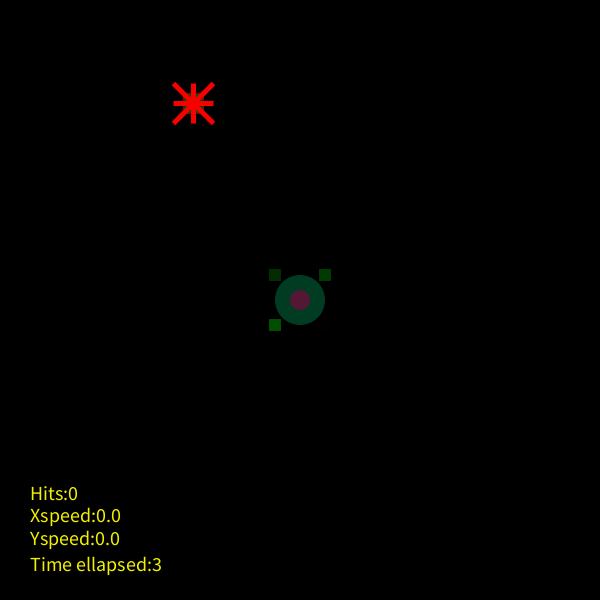
Frame 1 (no input)
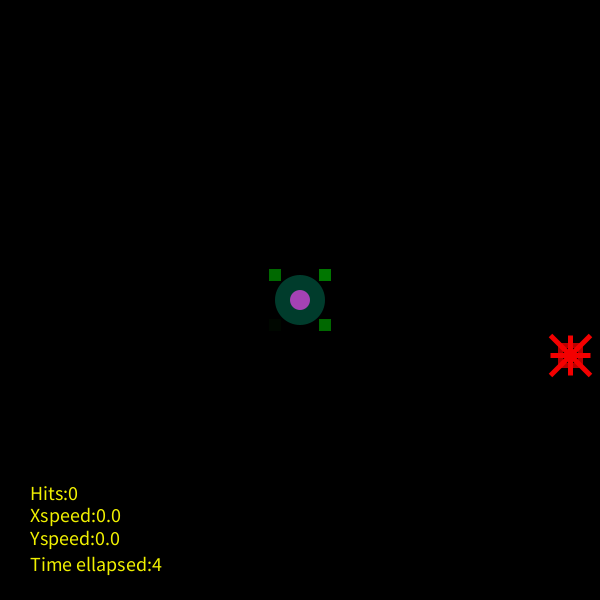
Frame 60 (the mouse pressed at the canvas centre just before this capture)
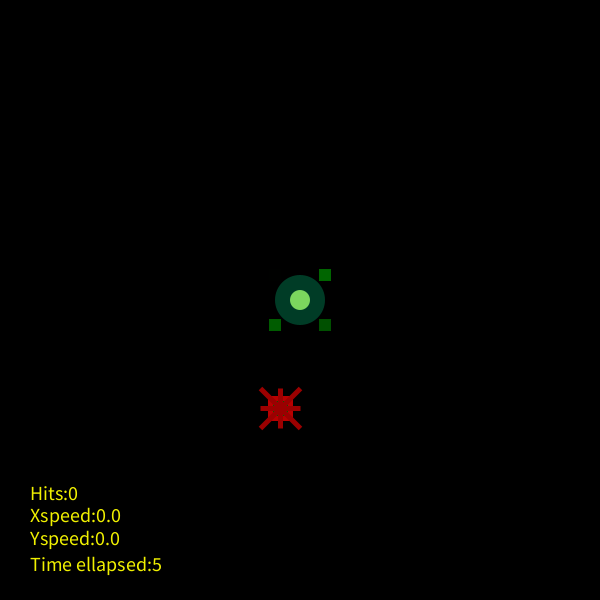
Frame 120 (the mouse held since frame 60 and released just before this capture)

The Processing sketch that drew these frames (run headless with seeded random() and noise(); from frame 60 on, the mouse is pressed at the canvas centre):

// Processing sketch: processing_40518
// ── processing_40518.pde

//hw8 CMU 48-757 
//copywrite Zack Jacobson-Weaver 2011
float bgx,bgy,ggx,ggy,rectSize,circleSize,deltabgX,deltabgY, deltaggX, deltaggY, distggX,distggY,
collide;
color col;
color txt;
int hits;

void setup()
{
  size (600,600); 
  ggy=height/2;
  ggx=width/2;
  bgx=random (300);
  bgy=random (400);
  deltaggX=0;
  deltaggY=0;
  deltabgX=random(8,30);
  deltabgY=random(8,30);
  col = color(random(256), random (256), random(256));
  circleSize = width/3;
  rectSize = width/5;
  frameRate(60);
  hits = 0;  
  noCursor();
  smooth();
  txt = color(240,240,0);
  
  
}

void draw()
{
  gameBoard();
  
  drawGoodguy(ggx,ggy,50);
  
  moveGoodguy();
  
  collisionGb();
  
  drawBadguy(bgx,bgy,40);
  
  moveBadguy();
  
  saveGoodguy();
  
  stats();
}



void drawGoodguy(float ggx, float ggy, int circleSize)
{
  ellipseMode(CENTER);
  noStroke();
  fill(col,256,random(256),60);
  ellipse(ggx, ggy, circleSize, circleSize);
  noStroke();
  fill(random(256),random(256),random(256));
  ellipse(ggx,ggy,circleSize/2.5, circleSize/2.5);
  
  rectMode(CENTER);
  fill(col,random(128),col);
  rect(ggx+circleSize/2, ggy+circleSize/2, circleSize/4, circleSize/4);
  fill(col,random(128),col);
  rect(ggx-circleSize/2, ggy-circleSize/2, circleSize/4, circleSize/4);
  fill(col,random(128),col);
  rect(ggx+circleSize/2, ggy-circleSize/2, circleSize/4, circleSize/4);
  fill(col,random(128),col);
  rect(ggx-circleSize/2, ggy+circleSize/2, circleSize/4, circleSize/4);
}



void drawBadguy (float bgx, float bgy, float rectSize)
{
  rectMode(CENTER);
  stroke(random (128,255), col, col);
  rect(bgx, bgy, rectSize/2, rectSize/2);
  
  strokeWeight(5);
  strokeCap(SQUARE);
  stroke(random (128,255), col, col);
  line(bgx - rectSize/2, bgy - rectSize/2, bgx + rectSize/2, bgy+rectSize/2);
  line(bgx + rectSize/2, bgy - rectSize/2, bgx - rectSize/2, bgy +rectSize/2);
  line(bgx, bgy - rectSize/2, bgx, bgy +rectSize/2);
  line(bgx + rectSize/2, bgy, bgx - rectSize/2, bgy);
}


void moveGoodguy()
{
  ggx = ggx + deltaggX;
  ggy = ggy + deltaggY;
}


void moveBadguy()
{
  bgx = bgx + deltabgX;
  
    if (bgx > width + rectSize/8)
    {
       deltabgX = - deltabgX;
    }
  
    if (bgx <   - rectSize/8)
    {
       deltabgX = -deltabgX;
    }
  
  bgy = bgy + deltabgY;
  
    if (bgy > height + rectSize/8)
    {
       deltabgY = - deltabgY;
    }
  
    if (bgy <   - rectSize/8)
    {
       deltabgY = -deltabgY;
    }
}


void saveGoodguy()
{
    if (abs (ggy) > height*3 || abs (ggx) > width*3)
    {
      textAlign(CENTER);
      textSize(width/20);
      fill(txt);
      text("Lost it. WAY TO GO!",width/2,height/2);
      text("Hit the Space Bar, dummy.",width/2, height/1.8);
    }
}

void collisionGb()
{
  collide = dist(ggx,ggy,bgx,bgy);
  
    if (collide < 30)
    {
      background(0,0,255);
      textAlign(CENTER);
      fill(txt);
      textSize(width/4);
      text("BANG", ggx, ggy);
      fill(255,0,0);
      textSize(width/3.9);
      text("BANG", ggx, ggy);
      hits = hits + 1;
      bgx = random(122);
      bgy = random(255);
      deltabgX = random(8,30);
      deltabgY = random(8,30);
    }
}

void stats()
{
  
    textAlign(LEFT);
    textSize(width/30);
    fill(txt);
    text("Hits:" + hits, width/20,height/1.2);
    text("Xspeed:" + abs (deltaggX), width/20, height/1.15);
    text("Yspeed:" + abs (deltaggY), width/20, height/1.1);
    text("Time ellapsed:" + millis()/1000,width/20,height/1.05);
    
}

void gameBoard( )
{
  
  fill( 0, 0, 0, 35 );
  background(0);

}



void keyPressed()
{
  if (keyPressed && key == ' ')
  {
    ggx = width/2;
    ggy = height/2;
    deltaggX = 0;
    deltaggY = 0;
  }
  
  if (key == CODED)
  {
  if (keyCode == UP)
  {
    deltaggY = deltaggY - 1;
  } 
  if(keyCode == DOWN)
  {
    deltaggY = deltaggY + 1;
  }
  if(keyCode == RIGHT)
  {
    deltaggX = deltaggX + 1;
  }
  if(keyCode == LEFT)
  {
    deltaggX = deltaggX - 1;
}
  }
}
